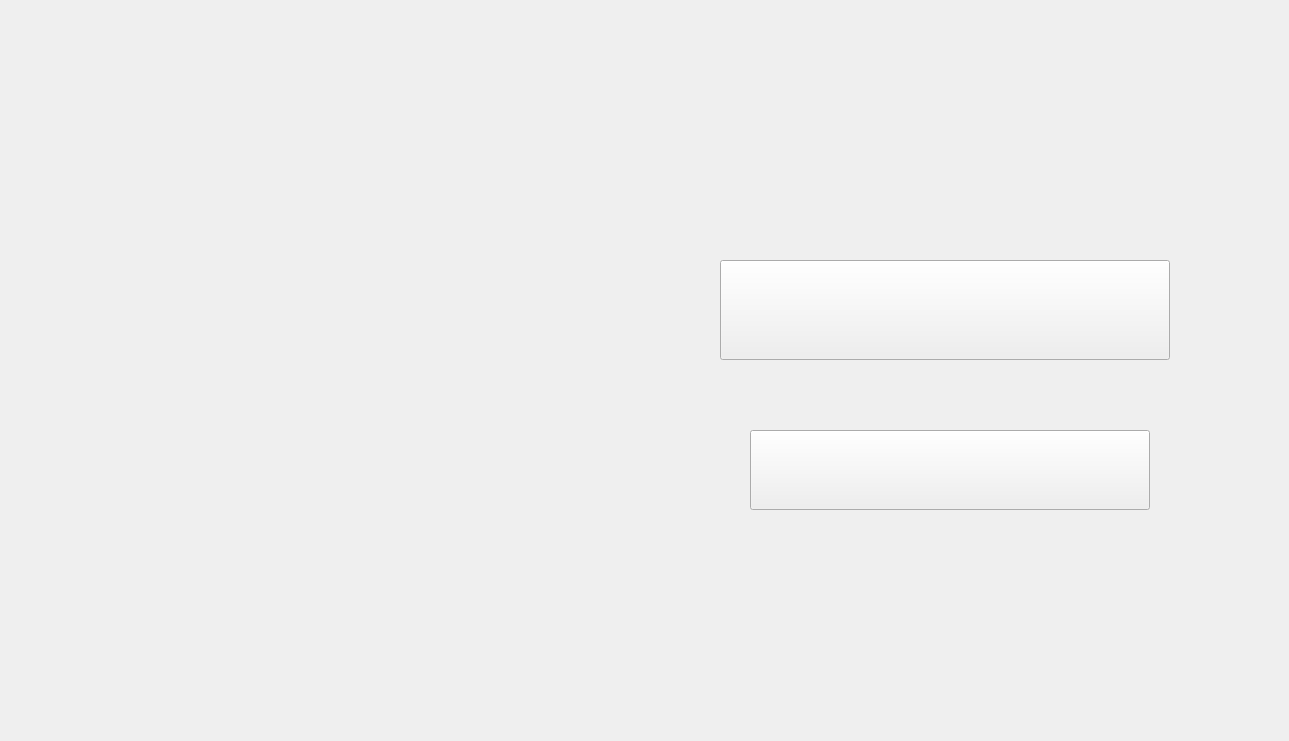
    <widget class="QWidget" name="result_fail_widget">
     <widget class="QLabel" name="camera_5">
      <property name="geometry">
       <rect>
        <x>0</x>
        <y>12</y>
        <width>1280</width>
        <height>720</height>
       </rect>
      </property>
      <property name="text">
       <string/>
      </property>
     </widget>
     <widget class="QLabel" name="fail">
      <property name="geometry">
       <rect>
        <x>140</x>
        <y>60</y>
        <width>500</width>
        <height>600</height>
       </rect>
      </property>
      <property name="styleSheet">
       <string notr="true">background-image : url(C:/image/fail.png)</string>
      </property>
      <property name="text">
       <string/>
      </property>
     </widget>
     <widget class="QPushButton" name="quit_button_3">
      <property name="geometry">
       <rect>
        <x>750</x>
        <y>430</y>
        <width>400</width>
        <height>80</height>
       </rect>
      </property>
      <property name="styleSheet">
       <string notr="true">background-image : url(C:/image/quitButtonBasic.png)</string>
      </property>
      <property name="text">
       <string/>
      </property>
     </widget>
     <widget class="QPushButton" name="return_main_2">
      <property name="geometry">
       <rect>
        <x>720</x>
        <y>260</y>
        <width>450</width>
        <height>100</height>
       </rect>
      </property>
      <property name="styleSheet">
       <string notr="true">background-image : url(C:/image/mainButtonBasic.png)</string>
      </property>
      <property name="text">
       <string/>
      </property>
     </widget>
    </widget>
